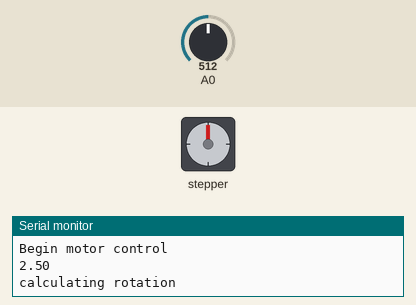
Simulated run of this sketch. Board: Arduino Uno, built with avr-gcc and run on an emulated ATmega328P. Parts: stepper motor, the last lines printed to the serial monitor. Wiring (inferred from the names in the program): stepper motor driver (200 steps per turn assumed): step pin 2; direction pin 3; enable pin 6. The inputs (shaded band) are chosen by the test bench; at power-on: A0 = 512.

Above: at 1.2 s.
1.3 s: A0 set to 502
At 1.49 s:
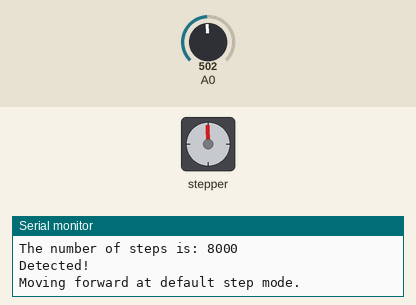
At 2.09 s:
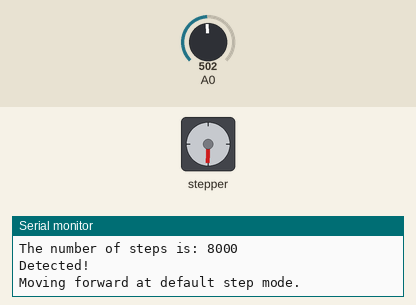
Timing chart, 0 to 19.3 s (numbered marks = the images above; inputs shaded):
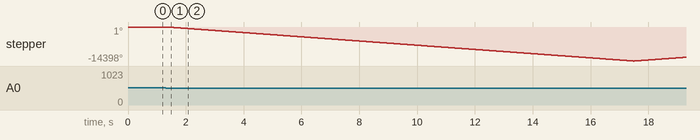

Measured:
- the behaviour switches between 512 and 511 on A0 (found by bisection; images 0 and 1)
- after the input at 1.3 s, stepper: turns 14398° counter-clockwise in 16.1 s, then 1586° clockwise in 1.8 s

The sketch:

BE428_myo_hand.ino
```cpp
/*  BE428 - Surgery 3/Give Them the Finger - Fall 2016
 *  From the giant brain of Elizabeth Kenny.
 *
 *  Operate Myoelectric prosthetic hand for fine motor control via arduino,
 *  Myoware Myoelectric sensor (A0)
 *  NEMA 17 Stepper Motor w/ Easy Driver (Pins 2, 3, 6).
 *
 *  Running serial output to monitor EMG interfacing, number of steps.
 *
 */


//Declare pin functions (NEMA 17 Stepper Motor with EasyDriver shield)
#define stp 2
#define dir 3
#define EN  6

// constants for motion
#define MAXEMG 0.35          // emg associated with full fist ( max threshold)
#define FULLCURL 8000        // NUMBER OF STEPS NECESSARY TO FULLY CURL FINGERS INTO FIST

bool reverse = false;        // extend fingers when true

// initiate vars for reading EMGs
int sensorValue = 0;
float voltage = 0;
float maxEMG = 0;

//Declare variables for motor functions
int x;
int state;
int rotationSize;

// setup for motor
void setup() {
  pinMode(stp, OUTPUT);
  pinMode(dir, OUTPUT);
  pinMode(EN, OUTPUT);
  resetEDPins(); //Set step, direction, microstep and enable pins to default states
  Serial.begin(9600); //Open Serial connection for debugging
  Serial.println("Begin motor control");
  Serial.println();

}

//Main loop
void loop() {

  digitalWrite(EN, LOW); //Pull enable pin low to allow motor control

  // read the input on analog pin A0:
  sensorValue = analogRead(A0);
  // Convert the analog reading (which goes from 0 - 1023) to a voltage (0 - 5V):
  voltage = sensorValue * (5.0 / 1023.0);

  Serial.println(voltage);
  // Flex fingers
  if (voltage >= 0.25 && !reverse) {                      // voltage should be between 0 and 0.25 when arm is relaxed

    Serial.println("calculating rotation");
    rotationSize = calcRotation(voltage);                 // calc number of steps

    Serial.println("Detected!");
    StepForwardDefault(rotationSize);

    reverse = true;     // set reverse bool to true when servo has turned all the waay
  }
  // reverse ( extend )
  else if (voltage >= 0.25 && reverse) {
    rotationSize = rotationSize;
    Serial.println("Reverse detected!");
    ReverseStepDefault(rotationSize);                   // no polarity for EMG signal, so can only extend all the way

    reverse = false;                  // set reverse bool to false, finger is fully extended
  }
  resetEDPins();
}

//Reset Easy Driver pins to default states
void resetEDPins()
{
  digitalWrite(stp, LOW);
  digitalWrite(dir, LOW);
  digitalWrite(EN, HIGH);
}

//Default microstep mode function ( for curling fingers)
void StepForwardDefault(int scale)
{
  Serial.println("Moving forward at default step mode.");
  digitalWrite(dir, LOW); //Pull direction pin low to move "forward"
  for (x = 1; x < scale; x++) //Loop the forward stepping enough times for motion to be visible
  {
    digitalWrite(stp, HIGH); //Trigger one step forward
    delay(1);
    digitalWrite(stp, LOW); //Pull step pin low so it can be triggered again
    delay(1);
  }
}

//Reverse default microstep mode function
void ReverseStepDefault(int motorMax)
{

  Serial.println("Moving in reverse at default step mode.");
  digitalWrite(dir, HIGH); //Pull direction pin high to move in "reverse"
  Serial.print("The number of steps is: ");
  Serial.println(motorMax);
  for (x = 1; x < motorMax; x++) //Loop the stepping enough times for motion to be visible
  {
    digitalWrite(stp, HIGH); //Trigger one step
    delay(1);
    digitalWrite(stp, LOW); //Pull step pin low so it can be triggered again
    delay(1);
  }

}

int calcRotation(float emgVal)
{
  float scaleFactor;
  int numSteps = 0;
  bool isMax = false;
  float emg0 = emgVal;

  while (!isMax) {                        // poll EMG while the max has not been reached
    sensorValue = analogRead(A0);   // next
    float emg1 = sensorValue * (5.0 / 1023.0);    // Convert the analog reading (which goes from 0 - 1023) to a voltage (0 - 5V):

    // at max of emg (emg has peaked, move fingers)
    if (emg1 < emg0)
    {
      if (emg0 > MAXEMG) {      // if above max, full grip

        scaleFactor = 1;
      }
      else {
        scaleFactor = (emg0) / MAXEMG;          // scaling factor to modify number of steps
      }
      if (scaleFactor == 0)                     // something needs to move if above the threshold
        scaleFactor = 0.1;
      else if (scaleFactor > 0)
        scaleFactor = scaleFactor;
      Serial.print("The scale factor is: ");
      Serial.println(scaleFactor);

      numSteps = round((int)(scaleFactor * FULLCURL));
      Serial.print("The number of steps is: ");
      Serial.println(numSteps);
      isMax = true;
      return numSteps;
    }
    else
      emg0 = emg1;
  }
}
```
